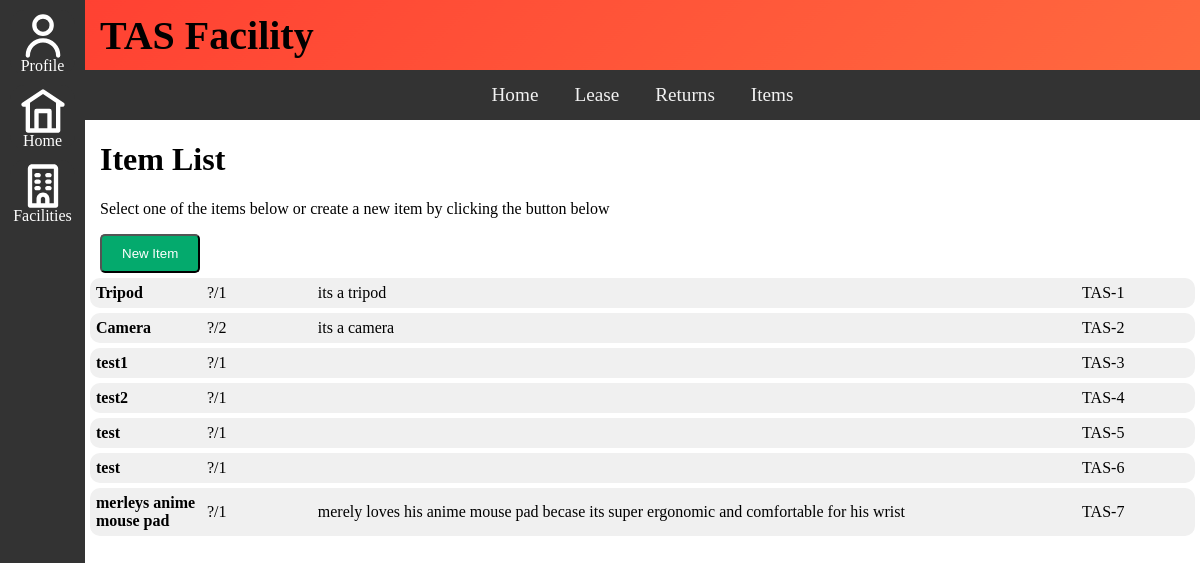
The page /facility/TAS/items on the database as committed earlier.
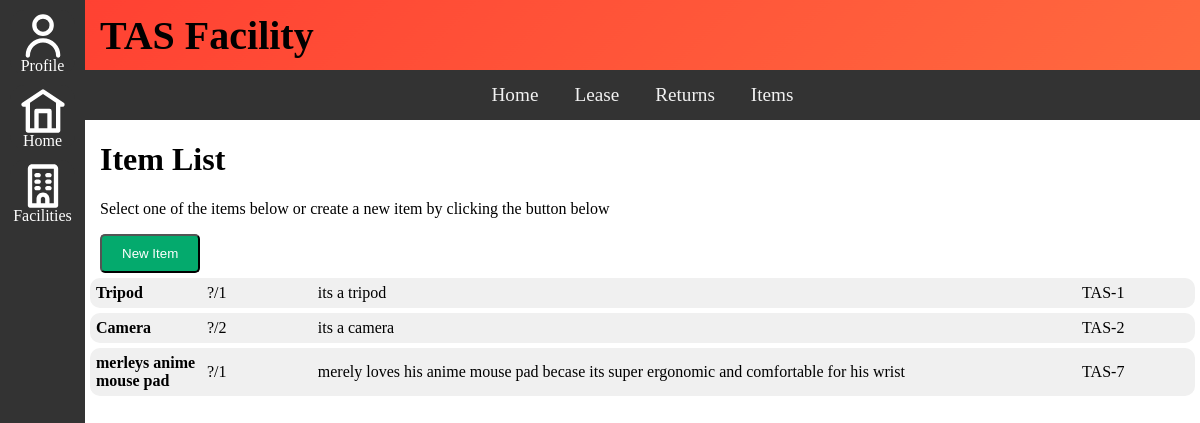
The same page on the database as committed later.
### tables this page shows
CREATE TABLE Items(
itemID INTEGER PRIMARY KEY AUTOINCREMENT,
item_facID INTEGER,
itemName TEXT NOT NULL,
itemDescription TEXT NOT NULL,
itemCount INTEGER,
itemLocation TEXT NOT NULL,
itemPurchaseDate TEXT NOT NULL,
itemNotes TEXT NOT NULL
);

CREATE TABLE Facilities(
facID INTEGER PRIMARY KEY AUTOINCREMENT,
facName TEXT NOT NULL
);

### main.py (the view, shortened to what this page needs)
@app.route("/facility/<facName>/items", methods=["GET", "POST"])
def items(facName):
    items = DB_Acess.GetAllItems(facName)
    return render_template("items.html", facname=facName, items=items)

### DB_Acess.py (called while the page is built)
def GetDB():
    BASE_DIR = os.path.dirname(os.path.abspath(__file__))
    DB_PATH = os.path.join(BASE_DIR, "database", "EquipmentTracker.db")
    db = sqlite3.connect(DB_PATH)
    db.row_factory = sqlite3.Row
    return db

def GetAllItems(facName):
    db = GetDB()
    items = db.execute("""SELECT itemID, itemName, itemDescription, itemCount, itemLocation, itemPurchaseDate, itemNotes, item_facID, facName
                        FROM Items
                        JOIN Facilities ON Items.item_facID = Facilities.facID
                        WHERE facName = ?""", (facName,)).fetchall()
    db.close()
    return [dict(row) for row in items]

### Templates/items.html (shortened to what this page needs)
{% extends "base-facility.html" %}
{% block facility_content %}
    <div class="shift_text_content">
        <h1>Item List</h1>
        <p>Select one of the items below or create a new item by clicking the button below</p>
        <button class="new_item_button" onclick="openModal()">New Item</button>
    </div>
    {% for item in items %}
        <a class="listed_item" href="/facility/{{ facname }}/item/{{ item['itemID'] }}">
            <table style="width:100%;">
                <tr>
                    <td style="width:10%;"><strong>{{ item["itemName"] }}</strong></td>
                    <td style="width:10%;"> ?/{{ item["itemCount"] }} </td>
                    <td style="width:70%;"> {{ item["itemDescription"] }} </td>
                    <td style="width:10%;"> {{ item["facName"] }}-{{ item["itemID"] }} </td>
                </tr>
            </table>
        </a>
    {% endfor %}
{% endblock %}

Rows that differ between the two databases and show on the page:
removed Items: itemName "test1", itemCount "1", facName "TAS", itemID "3"
removed Items: itemName "test2", itemCount "1", facName "TAS", itemID "4"
removed Items: itemName "test", itemCount "1", facName "TAS", itemID "5"
removed Items: itemName "test", itemCount "1", facName "TAS", itemID "6"
